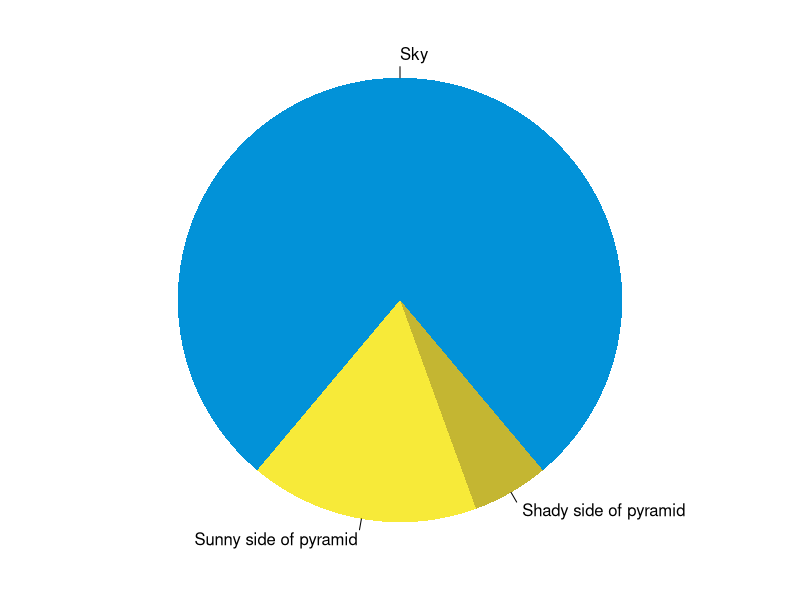
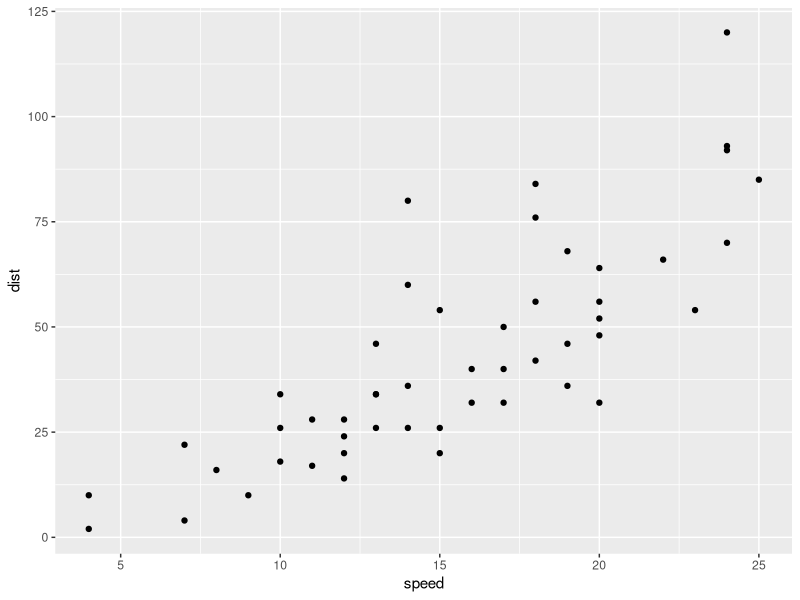
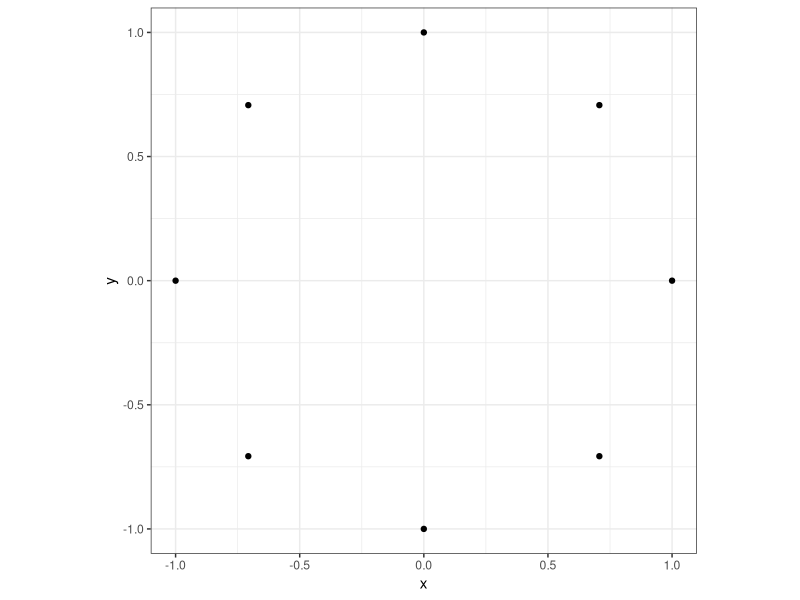

Here is the R script that generated these plots, in order:
## ---- chunk 1
knitr::opts_chunk$set(collapse = TRUE)
## ---- chunk 2
library(ggplot2)
library(dplyr)

## ---- chunk 3
summary(cars)
fit <- lm(dist ~ speed, data = cars)
fit
## ---- chunk 4
par(mar = c(0, 1, 0, 1))
pie(
  c(280, 60, 20),
  c('Sky', 'Sunny side of pyramid', 'Shady side of pyramid'),
  col = c('#0292D8', '#F7EA39', '#C4B632'),
  init.angle = -50, border = NA
)
## ---- chunk 5
p <- ggplot(cars, aes(x = speed, y = dist))+
  geom_point()

p

## ---- chunk 6
library(tidyverse)
library(gganimate)
theme_set(theme_bw())
## ---- chunk 7
circle <- tibble(theta = pi * seq(0, 7/4, length.out = 8),
                 x = cos(theta),
                 y = sin(theta))
ggplot(circle, aes(x, y)) +
  geom_point() +
  coord_equal()
## ---- chunk 8
prcomp(circle[, c("x", "y")])
## ---- chunk 9
# For projection matrix multiplication
circle_mat <- as.matrix(circle[, c("x", "y")])
## ---- chunk 10
# x, y: x and y coordinates of unit vector on which points are to be projected
# m: matrix with columns x and y, coordinates of points to be projected
# Output: Tibble with colums x_proj and y_proj, the x and y coordinates of projected points
project_pts <- function(x, y, m) {
  # Projection matrix
  new_basis <- c(x, y)
  P <- new_basis %*% t(new_basis)
  # Projection
  proj <- m %*% t(P)
  colnames(proj) <- c("x_proj", "y_proj")
  return(as_tibble(proj))
}
## ---- chunk 11
# Do the projection
projections <- circle %>% 
  mutate(group = seq_along(theta),
         projs = map2(x, y, project_pts, m = circle_mat),
         # Original point corresponding to projected coordinates
         origs = map(theta, ~ setNames(circle[, c("x", "y")], c("x_orig", "y_orig")))) %>% 
  rename(theta_proj = theta) %>% 
  select(-x, -y) %>% 
  unnest(projs, origs)
## ---- chunk 12
ggplot(projections, aes(x_proj, y_proj)) +
  geom_line(aes(group = group), size = 0.3) +
  geom_segment(aes(xend = x_orig, yend = y_orig, group = group), 
               linetype = 2, color = "gray") +
  geom_point(aes(group = group), shape = 8, color = "cornflowerblue") +
  transition_states(theta_proj) +
  geom_point(data = circle, aes(x, y)) +
  coord_equal()
